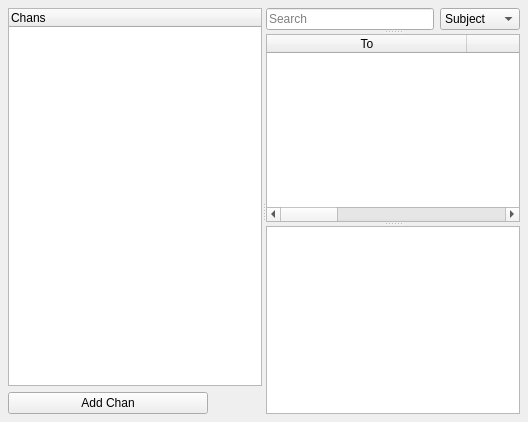
      <widget class="QWidget" name="chans">
       <attribute name="icon">
        <iconset resource="bitmessage_icons.qrc">
         <normaloff>:/newPrefix/images/can-icon-16px.png</normaloff>:/newPrefix/images/can-icon-16px.png</iconset>
       </attribute>
       <attribute name="title">
        <string>Chans</string>
       </attribute>
       <layout class="QVBoxLayout" name="chansLayout">
        <property name="leftMargin">
         <number>8</number>
        </property>
        <property name="topMargin">
         <number>8</number>
        </property>
        <property name="rightMargin">
         <number>8</number>
        </property>
        <property name="bottomMargin">
         <number>8</number>
        </property>
        <item>
         <widget class="SSplitter" name="chansHorizontalSplitter">
          <property name="orientation">
           <enum>Qt::Horizontal</enum>
          </property>
          <widget class="QWidget" name="chansIdentitiesWidget">
           <layout class="QVBoxLayout">
            <item>
             <widget class="QTreeWidget" name="treeWidgetChans">
              <property name="contextMenuPolicy">
               <enum>Qt::CustomContextMenu</enum>
              </property>
              <property name="frameShadow">
               <enum>QFrame::Sunken</enum>
              </property>
              <property name="lineWidth">
               <number>1</number>
              </property>
              <property name="alternatingRowColors">
               <bool>true</bool>
              </property>
              <property name="selectionMode">
               <enum>QAbstractItemView::SingleSelection</enum>
              </property>
              <property name="selectionBehavior">
               <enum>QAbstractItemView::SelectRows</enum>
              </property>
              <column>
               <property name="text">
                <string>Chans</string>
               </property>
               <property name="icon">
                <iconset>
                 <selectedoff>:/newPrefix/images/can-icon-16px.png</selectedoff>
                </iconset>
               </property>
              </column>
             </widget>
            </item>
            <item>
             <widget class="QPushButton" name="pushButtonAddChan">
              <property name="maximumSize">
               <size>
                <width>200</width>
                <height>16777215</height>
               </size>
              </property>
              <property name="text">
               <string>Add Chan</string>
              </property>
             </widget>
            </item>
           </layout>
          </widget>
          <widget class="SSplitter" name="chansMessagecontrolSplitter">
           <property name="orientation">
            <enum>Qt::Vertical</enum>
           </property>
           <widget class="QWidget" name="searchWidget">
            <layout class="QHBoxLayout" name="searchLayout">
             <item>
              <widget class="QLineEdit" name="inboxSearchLineEditChans">
               <property name="placeholderText">
                <string>Search</string>
               </property>
              </widget>
             </item>
             <item>
              <widget class="QComboBox" name="inboxSearchOptionChans">
		<property name="currentIndex">
                <number>3</number>
               </property>
               <item>
                <property name="text">
                 <string>All</string>
                </property>
               </item>
               <item>
                <property name="text">
                 <string>To</string>
                </property>
               </item>
               <item>
                <property name="text">
                 <string>From</string>
                </property>
               </item>
               <item>
                <property name="text">
                 <string>Subject</string>
                </property>
               </item>
               <item>
                <property name="text">
                 <string>Message</string>
                </property>
               </item>
              </widget>
             </item>
            </layout>
           </widget>
           <widget class="STableWidget" name="tableWidgetInboxChans">
            <property name="contextMenuPolicy">
             <enum>Qt::CustomContextMenu</enum>
            </property>
            <property name="editTriggers">
             <set>QAbstractItemView::NoEditTriggers</set>
            </property>
            <property name="alternatingRowColors">
             <bool>true</bool>
            </property>
            <property name="selectionMode">
             <enum>QAbstractItemView::ExtendedSelection</enum>
            </property>
            <property name="selectionBehavior">
             <enum>QAbstractItemView::SelectRows</enum>
            </property>
            <property name="sortingEnabled">
             <bool>true</bool>
            </property>
            <property name="wordWrap">
             <bool>false</bool>
            </property>
            <attribute name="horizontalHeaderCascadingSectionResizes">
             <bool>true</bool>
            </attribute>
            <attribute name="horizontalHeaderDefaultSectionSize">
             <number>200</number>
            </attribute>
            <attribute name="horizontalHeaderHighlightSections">
             <bool>false</bool>
            </attribute>
            <attribute name="horizontalHeaderMinimumSectionSize">
             <number>27</number>
            </attribute>
            <attribute name="horizontalHeaderShowSortIndicator" stdset="0">
             <bool>false</bool>
            </attribute>
            <attribute name="horizontalHeaderStretchLastSection">
             <bool>true</bool>
            </attribute>
            <attribute name="verticalHeaderVisible">
             <bool>false</bool>
            </attribute>
            <attribute name="verticalHeaderDefaultSectionSize">
             <number>26</number>
            </attribute>
            <column>
             <property name="text">
              <string>To</string>
             </property>
            </column>
            <column>
             <property name="text">
              <string>From</string>
             </property>
            </column>
            <column>
             <property name="text">
              <string>Subject</string>
             </property>
            </column>
            <column>
             <property name="text">
              <string>Received</string>
             </property>
            </column>
           </widget>
           <widget class="MessageView" name="textEditInboxMessageChans">
            <property name="baseSize">
             <size>
              <width>0</width>
              <height>500</height>
             </size>
            </property>
            <property name="readOnly">
             <bool>true</bool>
            </property>
           </widget>
          </widget>
         </widget>
        </item>
       </layout>
      </widget>
